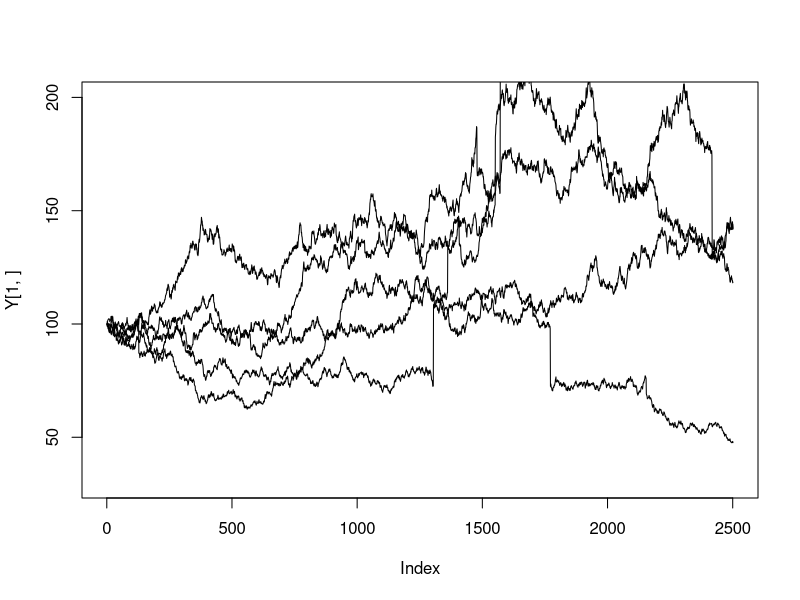

R code for this plot:
#simulation of Jump diffusion model
#strange....


	MUY = 0.08
	SIGMAY = 0.4
	MUJ = 0
	SIGMAJ = 0.3
	LAMBDA = 3.5

	m = 100
	n = 2500
	dt = 1/n


	Y = matrix(log(100),m,n+1)
	#Y = matrix(100,m,n+1)

	for(i in 1:n){
		JUMP = ifelse(runif(m)<LAMBDA*dt,1,0)
		JumpSize = JUMP*rnorm(m,MUJ,SIGMAJ)
		Y[,i+1] =Y[,i] +rnorm(m,MUY*dt,SIGMAY*sqrt(dt))+JumpSize
	}
	Y = exp(Y)

	plot(Y[1,],type="l",ylim=c(30,200))
	for (k in 2:5){
		points(Y[k,],type="l")
	}